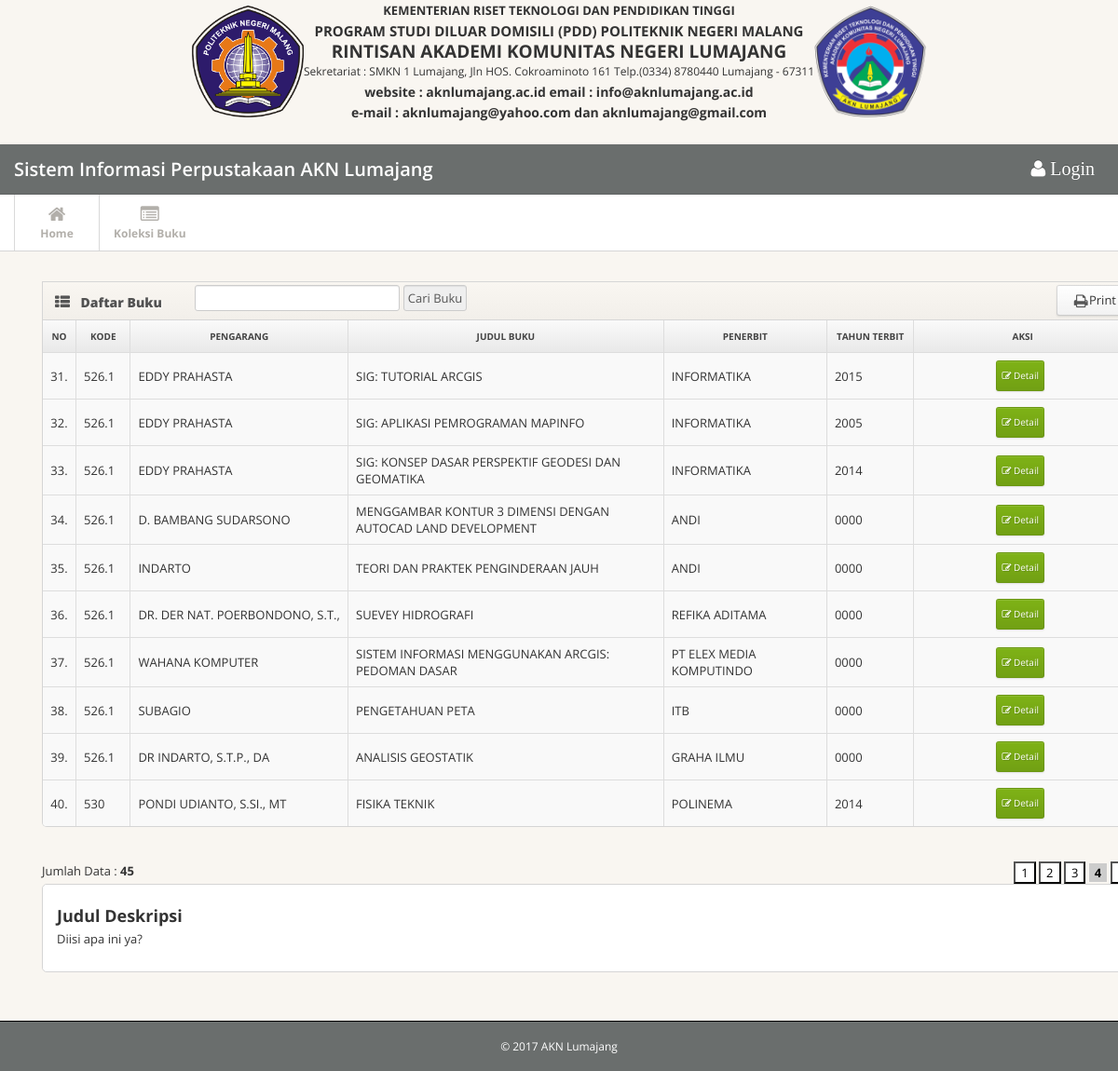
/?pages=daftar-buku-perpus&hal=4, run on the app's committed database.
### tables this page shows
CREATE TABLE `daftar_buku_perpus` (
  `id` int(10) NOT NULL,
  `kode` varchar(255) NOT NULL,
  `ins_pengarang` varchar(255) NOT NULL,
  `ins_judul` varchar(255) NOT NULL,
  `pengarang` varchar(255) NOT NULL,
  `judul_buku` varchar(255) NOT NULL,
  `penerbit` varchar(255) NOT NULL,
  `tahun_terbit` year(4) NOT NULL,
  `jumlah` int(10) NOT NULL,
  `riil` int(10) NOT NULL,
  `kurang` int(10) NOT NULL,
  `keterangan` varchar(255) NOT NULL,
  `cover_depan` varchar(200) NOT NULL,
  `cover_belakang` varchar(200) NOT NULL
);

### pages/daftar-buku-perpus.php (the view, shortened to what this page needs)
<?php
$no=1;
$batas = 10;
$hal = @$_GET['hal'];
if(empty($hal)) {
  $posisi = 0;
  $hal = 1;
} else {
  $posisi = ($hal-1) * $batas;
}
?>
<div class="row">
        <div class="span12">
        <form method="post" action="">
          <div class="widget widget-table action-table">
            <div class="widget-header"> <i class="icon-th-list"></i>
              <h3>Daftar Buku</h3>
              <input type="text" name="inputan_pencarian">
              <input type="submit" name="cari_buku" value="Cari Buku">
              <a style="float:right;margin-right:10px;margin-top:3px;font-size:13px;" href="javascript:void(0);" class="btn btn-small btn-default" onclick="window.open('pages/print_daftar_buku_perpus.php?ID=<?php echo $hasil['0']; ?>','nama_window_pop_up','size=800,height=800,scrollbars=yes,resizeable=no')"><i class="btn-icon-only/ icon-print"> </i>    Print</a>
            </div>
            <div class="widget-content">
              <table class="table table-striped table-bordered">
                <thead>
                  <tr>
                    <th style="text-align:center;"> No </th>
                    <th style="text-align:center;"> Kode </th>
                    <th style="text-align:center;"> Pengarang </th>
                    <th style="text-align:center;"> Judul Buku </th>
                    <th style="text-align:center;"> Penerbit </th>
                    <th style="text-align:center;"> Tahun Terbit </th>
                    <th style="text-align:center;"> Aksi </th>
                  </tr>
                </thead>
                <?php
                $inputan_pencarian = @$_POST['inputan_pencarian'];
                $cari_buku = @$_POST['cari_buku'];
                if ($cari_buku) {
                    if($inputan_pencarian != "") {
                        $no=1;
                        $query=mysql_query("SELECT * FROM daftar_buku_perpus WHERE judul_buku like '%$inputan_pencarian%' or pengarang like '%$inputan_pencarian%' or penerbit like '%$inputan_pencarian%'");
                    } else {
                    }
                } else {
                    $query=mysql_query("SELECT * FROM daftar_buku_perpus LIMIT $posisi,$batas");
                    $no = $posisi + 1;
                }
                while ($hasil=mysql_fetch_array($query)) {
                ?>
                <tbody>
                  <tr>
                    <td style="text-align:center;" width="3%"> <?php echo $no++; ?>. </td>
                    <td width="5%"> <?php echo $hasil['kode']; ?> </td>
                    <td width="20%"> <?php echo $hasil['pengarang']; ?> </td>
                    <td width="29%"> <?php echo $hasil['judul_buku']; ?> </td>
                    <td width="15%"> <?php echo $hasil['penerbit']; ?> </td>
                    <td width="8%"> <?php echo $hasil['tahun_terbit']; ?> </td>
                    <td class="td-actions">
                      <a href="?pages=detail-buku-perpus&id=<?php echo $hasil['id']; ?>" class="btn btn-small btn-success"><i class="btn-icon-only/ icon-edit"> </i>Detail</a>
                </tr>
                </tbody>
                <?php } ?>
              </table>
              </form>
            </div>
          </div>
          <div style="margin-top:10px; float:left;">
                <?php
                $jml = mysql_num_rows(mysql_query("SELECT * FROM daftar_buku_perpus"));
                echo "Jumlah Data : <b>".$jml."</b>";
                ?>
              </div>
              <div style="margin-top:10px; float:right;">
              <?php
              $jml_hal = ceil($jml / $batas);
              for ($i=1; $i<=$jml_hal; $i++) {
                if ($i != $hal) {
                  echo "<a href='?pages=daftar-buku-perpus&hal=$i'>&nbsp<button style='background-color:#fff; border:1px solid #666 color:#666;'>$i</button></a>";
                } else {
                  echo "&nbsp<button style='background-color:#ccc; border:1px; solid #000;'><b>$i</b></button>";
                }
              }
              ?>
              </div>
        </div>
      </div>

### css/style.css (style rules this page uses)
body { background: #f9f6f1; font: 13px/1.7em 'Open Sans'; }
input, button, select, textarea { font-family: 'Open Sans'; }
.table td { vertical-align: middle; }
.table-bordered th { background: #E9E9E9; background:-moz-linear-gradient(top, #FAFAFA 0%, #E9E9E9 100%); background:-webkit-gradient(linear, left top, left bottom, color-stop(0%,#FAFAFA), color-stop(100%,#E9E9E9)); background:-webkit-linear-gradient(top, #FAFAFA 0%,#E9E9E9 100%); background:-o-linear-gradient(top, #FAFAFA 0%,#E9E9E9 100%); background:-ms-linear-gradient(top, #FAFAFA 0%,#E9E9E9 100%); background:linear-gradient(top, #FAFAFA 0%,#E9E9E9 100%); filter: progid:DXImageTransform.Microsoft.gradient(startColorstr='#FAFAFA', endColorstr='#E9E9E9'); -ms-filter: "progid:DXImageTransform.Microsoft.gradient(startColorstr='#FAFAFA', endColorstr='#E9E9E9')"; font-size: 10px; color: #444; text-transform: uppercase; }
.widget { position: relative; clear: both; width: auto; margin-bottom: 2em; overflow: hidden; }
.widget-header { position: relative; height: 40px; line-height: 40px; background: #f9f6f1; background:-moz-linear-gradient(top, #f9f6f1 0%, #f2efea 100%); background:-webkit-gradient(linear, left top, left bottom, color-stop(0%,#f9f6f1), color-stop(100%,#f2efea)); background:-webkit-linear-gradient(top, #f9f6f1 0%,#f2efea 100%); background:-o-linear-gradient(top, #f9f6f1 0%,#f2efea 100%); background:-ms-linear-gradient(top, #f9f6f1 0%,#f2efea 100%); background:linear-gradient(top, #f9f6f1 0%,#f2efea 100%); filter: progid:DXImageTransform.Microsoft.gradient(startColorstr='#f9f6f1', endColorstr='#f2efea'); -ms-filter: "progid:DXImageTransform.Microsoft.gradient(startColorstr='#f9f6f1', endColorstr='#f2efea')"; border: 1px solid #d6d6d6; -webkit-background-clip: padding-box; }
.widget-header h3 { position: relative; top: 2px; left: 10px; display: inline-block; margin-right: 3em; font-size: 14px; font-weight: 800; color: #525252; line-height: 18px; text-shadow: 1px 1px 2px rgba(255,255,255,.5); }
.widget-header [class^="icon-"], .widget-header [class*=" icon-"] { display: inline-block; margin-left: 13px; margin-right: -2px; font-size: 16px; color: #555; vertical-align: middle; }
.widget-content { padding: 20px 15px 15px; background: #FFF; border: 1px solid #D5D5D5; -moz-border-radius: 5px; -webkit-border-radius: 5px; border-radius: 5px; }
.widget-header+.widget-content { border-top: none; -webkit-border-top-left-radius: 0; -webkit-border-top-right-radius: 0; -moz-border-radius-topleft: 0; -moz-border-radius-topright: 0; border-top-left-radius: 0; border-top-right-radius: 0; }
.widget-content:before, .widget-content:after { content:""; display:table; }
.widget-content:after { clear:both; }
.widget-content { zoom:1; }
.widget-table .widget-content { padding: 0; }
.widget-table .table { margin-bottom: 0; border: none; }
.widget-table .table tr td:first-child { border-left: none; }
.widget-table .table tr th:first-child { border-left: none; }

### css/pages/dashboard.css (style rules this page uses)
.action-table .btn-small { padding: 4px 5px 5px; font-size: 10px; }
.action-table .td-actions { width: 80px; text-align: center; }
.action-table .td-actions .btn { margin-right: .5em; }
.action-table .td-actions .btn:last-child { margin-rigth: 0; }

### data on the page
daftar_buku_perpus: kode "526.1", pengarang "EDDY PRAHASTA", judul_buku "SIG: TUTORIAL ARCGIS", penerbit "INFORMATIKA", tahun_terbit "2015"
daftar_buku_perpus: kode "526.1", pengarang "EDDY PRAHASTA", judul_buku "SIG: APLIKASI PEMROGRAMAN MAPINFO", penerbit "INFORMATIKA", tahun_terbit "2005"
daftar_buku_perpus: kode "526.1", pengarang "EDDY PRAHASTA", judul_buku "SIG: KONSEP DASAR PERSPEKTIF GEODESI DAN GEOMATIKA", penerbit "INFORMATIKA", tahun_terbit "2014"
daftar_buku_perpus: kode "526.1", pengarang "D. BAMBANG SUDARSONO", judul_buku "MENGGAMBAR KONTUR 3 DIMENSI DENGAN AUTOCAD LAND DEVELOPMENT", penerbit "ANDI", tahun_terbit "0000"
daftar_buku_perpus: kode "526.1", pengarang "INDARTO", judul_buku "TEORI DAN PRAKTEK PENGINDERAAN JAUH", penerbit "ANDI", tahun_terbit "0000"
daftar_buku_perpus: kode "526.1", pengarang "DR. DER NAT. POERBONDONO, S.T.,", judul_buku "SUEVEY HIDROGRAFI", penerbit "REFIKA ADITAMA", tahun_terbit "0000"
daftar_buku_perpus: kode "526.1", pengarang "WAHANA KOMPUTER", judul_buku "SISTEM INFORMASI MENGGUNAKAN ARCGIS: PEDOMAN DASAR", penerbit "PT ELEX MEDIA KOMPUTINDO", tahun_terbit "0000"
daftar_buku_perpus: kode "526.1", pengarang "SUBAGIO", judul_buku "PENGETAHUAN PETA", penerbit "ITB", tahun_terbit "0000"
daftar_buku_perpus: kode "526.1", pengarang "DR INDARTO, S.T.P., DA", judul_buku "ANALISIS GEOSTATIK", penerbit "GRAHA ILMU", tahun_terbit "0000"
daftar_buku_perpus: kode "530", pengarang "PONDI UDIANTO, S.SI., MT", judul_buku "FISIKA TEKNIK", penerbit "POLINEMA", tahun_terbit "2014"

### other printed values
$jml "45"
